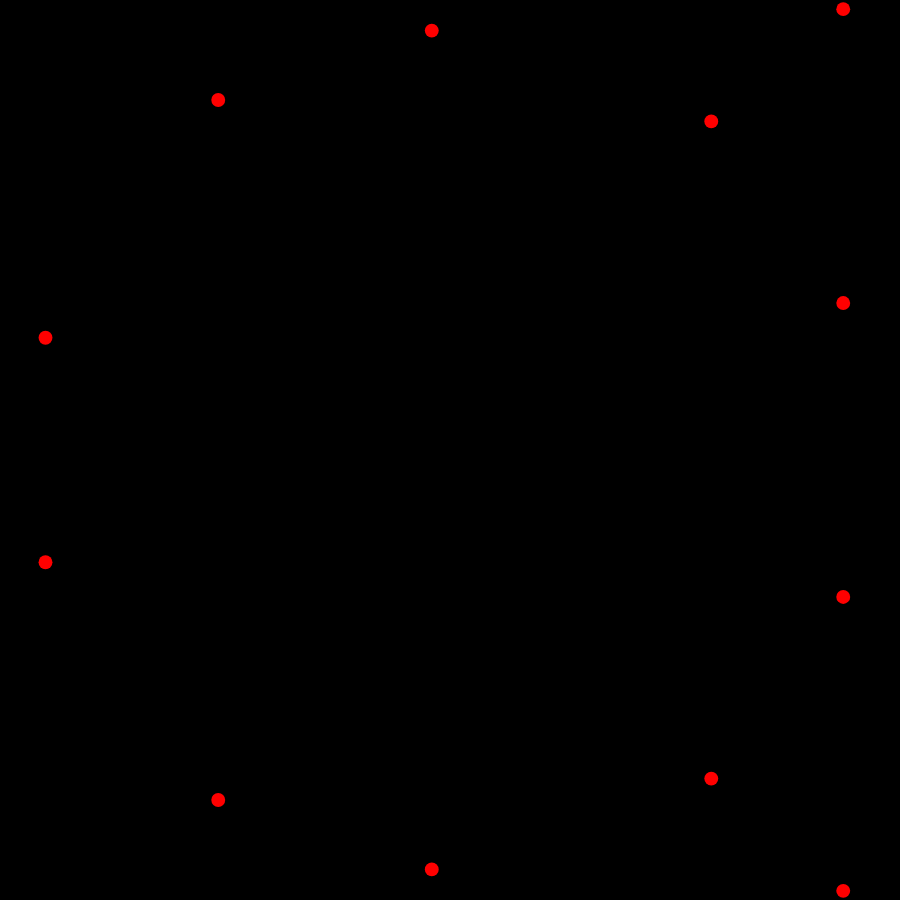
Frame 1 (no input)
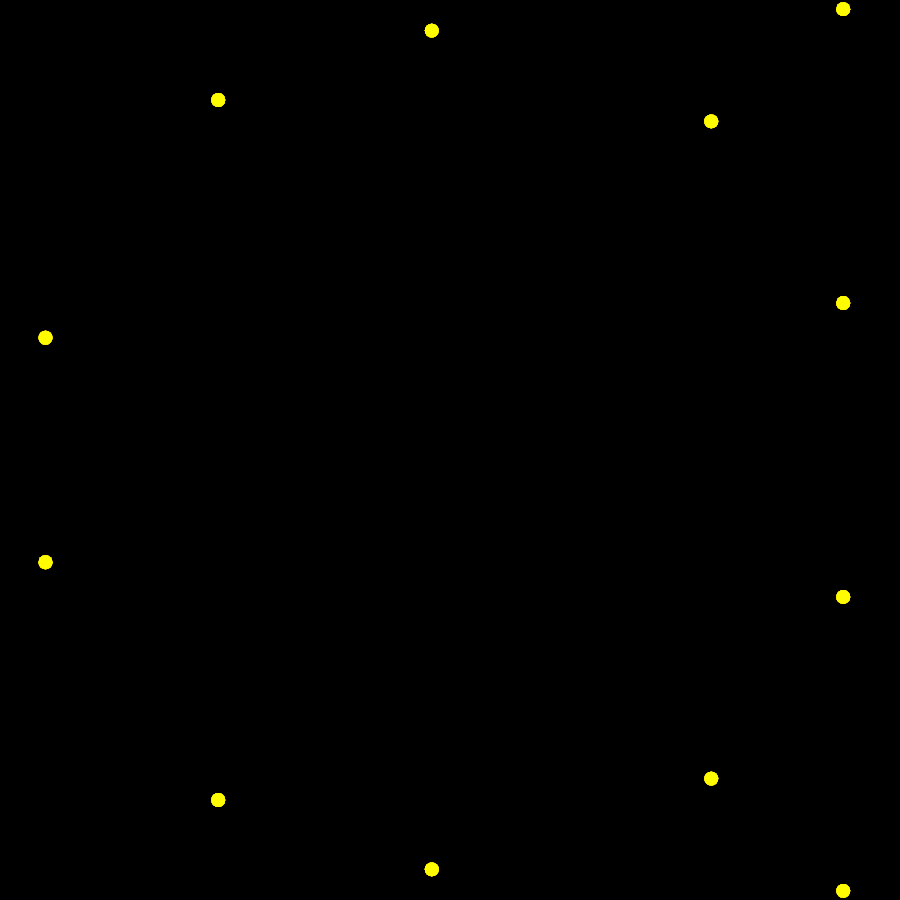
Frame 60 (no input)
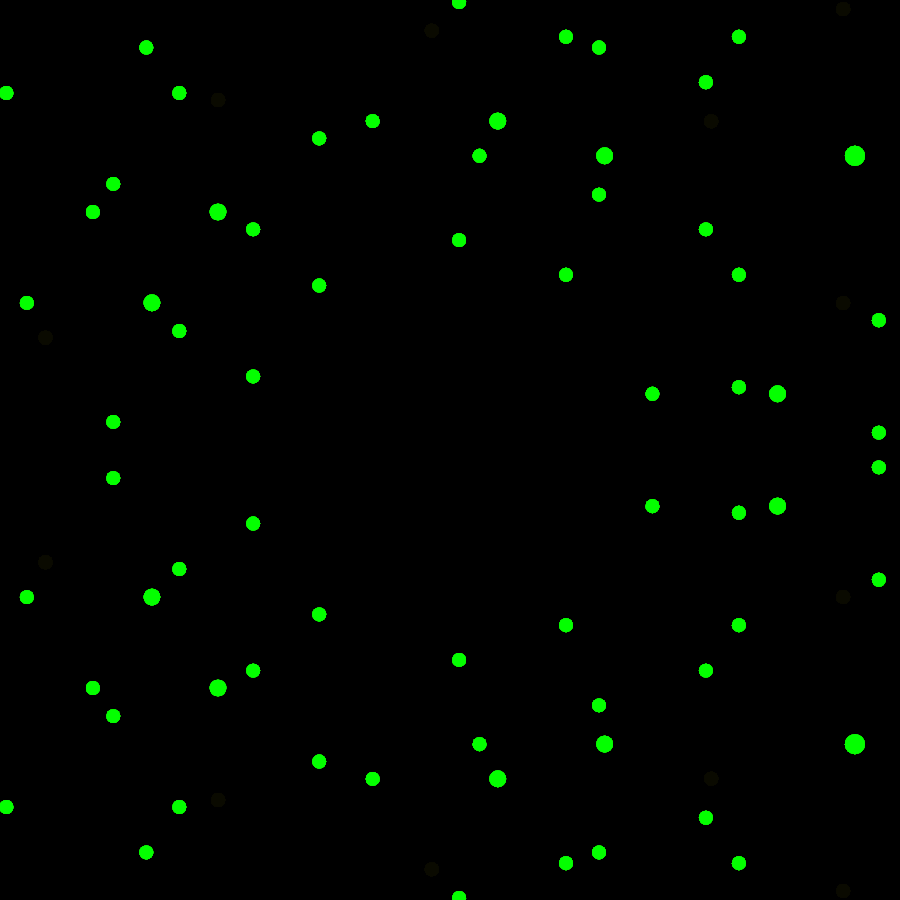
Frame 120 (the mouse pressed at the canvas centre since frame 60)

The p5.js sketch that drew these frames (run headless with seeded random() and noise() and a simulated clock; from frame 60 on, the mouse is pressed at the canvas centre):

// p5.js sketch
// ── sketch.js
let multiplier;
let diameter = 20;
let amount = 5;
let offset;
let angleIncrementer;
let colorVar = 0;

function setup(){
    createCanvas(900, 900);
    angleMode(DEGREES);
    colorMode(HSL);
    fill(0, 100, 50, 1)
    offset = 360 / amount;
    background(0);
    strokeWeight(0);
}

function draw(){
    background(0,0,0,0.05);
    multiplier = map(mouseY, height, 0, 1, 1000)
    angleIncrementer = map(mouseX, 0, width, 0, 360);
    translate(width/2, height/2);
    generateCircles(0, 0, multiplier, diameter, angleIncrementer, 3);
    colorVar = (colorVar + 1) % 360;
    fill(colorVar,100,50,1);
}

function generateCircles(centerX, centerY, multiplier, diameter, angleIncrementer, depth){
    if(depth > 0){
        for (let i = 0; i < amount; i++) {
            let angle = i * offset + angleIncrementer;
            let x = centerX + cos(angle) * multiplier;
            let y = centerY + sin(angle) * multiplier;
            circle(x, y, diameter);
            generateCircles(x, y, multiplier/2, diameter/1.2, -angleIncrementer, depth - 1);
        }
    }
}
